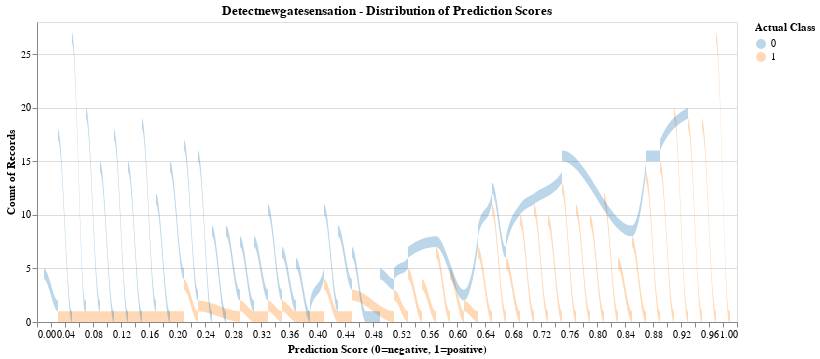

The cell this chart's notebook holds for it:
### Markdown cell above
## Visualizations

### Code cell
# 1. Distribution of Logistic Regression Scores
score_dist = alt.Chart(df).mark_area(opacity=0.3, interpolate='monotone').encode(
    x=alt.X('logistic:Q', bin=alt.Bin(maxbins=50), title='Prediction Score (0=negative, 1=positive)'),
    y='count()',
    color=alt.Color('realclass:N', scale=alt.Scale(domain=[0, 1], range=['#1f77b4', '#ff7f0e']), 
                     title='Actual Class'),
    tooltip=['logistic:Q', 'count():Q', 'realclass:N']
).properties(
    width=700,
    height=300,
    title=f'{model_name.title()} - Distribution of Prediction Scores'
)

score_dist.display()

### Figure 1 — Vega-Lite specification as saved in the notebook (floating-point values rounded to 4 significant figures; data arrays with more than 128 entries replaced by an {"elided": "..."} marker saying what was removed)
{"config": {"view": {"continuousWidth": 300, "continuousHeight": 300}}, "data": {"name": "data-e5ca1714d2764a3331efa062455cb6d0"}, "mark": {"type": "area", "interpolate": "monotone", "opacity": 0.3}, "encoding": {"color": {"field": "realclass", "scale": {"domain": [0, 1], "range": ["#1f77b4", "#ff7f0e"]}, "title": "Actual Class", "type": "nominal"}, "tooltip": [{"field": "logistic", "type": "quantitative"}, {"aggregate": "count", "type": "quantitative"}, {"field": "realclass", "type": "nominal"}], "x": {"bin": {"maxbins": 50}, "field": "logistic", "title": "Prediction Score (0=negative, 1=positive)", "type": "quantitative"}, "y": {"aggregate": "count", "type": "quantitative"}}, "height": 300, "title": "Detectnewgatesensation - Distribution of Prediction Scores", "width": 700, "$schema": "https://vega.github.io/schema/vega-lite/v6.1.0.json", "datasets": {"data-e5ca1714d2764a3331efa062455cb6d0": {"elided": "574 records"}}}
